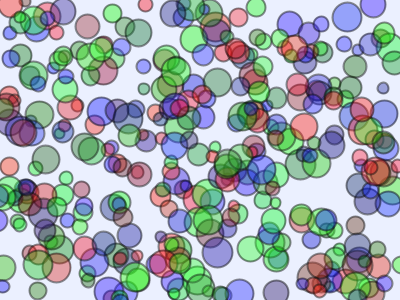
Frame 1 (no input)
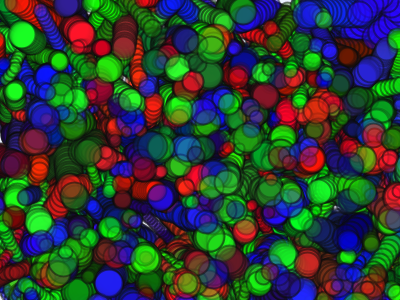
Frame 60 (the mouse pressed at the canvas centre just before this capture)
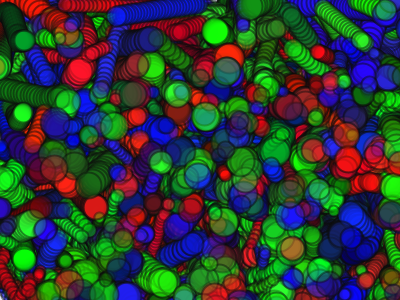
Frame 120 (the mouse held since frame 60 and released just before this capture)

The Processing sketch that drew these frames (run headless with seeded random() and noise(); from frame 60 on, the mouse is pressed at the canvas centre):

// Processing sketch: processing_6821
// ── processing_6821.pde

final int RANDOM = -1;
final int VERT = 1;
final int ROUGE = 0;
final int BLEU= 2;

final int NB_BALLES_MAX = 350;
balle boule[] = new balle[NB_BALLES_MAX];

void setup()
{
  strokeWeight(2);
  stroke(10,120);
  background(235,240,255);
  smooth();
  size(400,300);
  for (int i = 0; i < NB_BALLES_MAX; i++)
    boule[i] = new balle(floor(random(2.99))); 
}

void draw()
{
 
  for(int j = 0; j < NB_BALLES_MAX-1; j++)
    for(int i = j + 1; i < NB_BALLES_MAX; i++)
    {
      collisionBalle(boule[j],boule[i]);
    }
    
  for (int i = 0; i < NB_BALLES_MAX; i++)
    boule[i].updatePos();
}

class balle
{
  float rayon;
  float x, y;
  float velX, velY;
  float r,g,b;
  
  balle derniereBoule, derniereBoule2;

  balle(int col)
  {
    switch (col)
    {
    case 0:
    r = round(random(260) + 95);
    g = round(random(50));
    b = round(random(50));
    break;
    case 1:
    r = round(random(50));
    g = round(random(260) + 95);
    b = round(random(50));
    break;
    case 2:
    r = round(random(50));
    g = round(random(50));
    b = round(random(260) + 95);
    break;
    default:
    r = round(random(255));
    g = round(random(255));
    b = round(random(255));
    break;
    }
    
    x = random(width);
    y = random(height);
    
    velX = random(3) + 2;
    velY = random(3) + 2;
    
    rayon = random(20) + 10;
  }
  
  void updatePos()
  {
    x += velX;
    y += velY;
    
    if (x > width || x < 0)
      velX *= -1;
    if (y > height || y < 0)
      velY *= -1;
      
    if ((x-width) > 20)
      x = random(width);
    else if (x < -20)
      x = random(width);
    if (y-height > (height + 20))
      y = random(height);
    else if (y < -20)
      y = random(height);
    
    fill(r,g,b,100);
    ellipse(x,y,rayon,rayon);
  }
  
  void changeVit()
  {
    velX += (random(2) - 1.5);
    velY += (random(2) - 1.5);
    
    if (velX >= 5)
      velX = 2.5;
    if (velY >= 5)
      velY = 2.5;  
  }
};

void collisionBalle(balle boule1,balle boule2)
{
  float distance;
  float xTmp,yTmp;
  float rayonTmp;
  
  rayonTmp = (boule1.rayon + boule2.rayon)/2;
  xTmp = boule1.x - boule2.x;
  yTmp = boule1.y - boule2.y;
  
  distance = sqrt(pow(xTmp,2) + pow(yTmp,2));
  
  if (rayonTmp > distance)
  {
    if (boule1.derniereBoule != boule2 && boule1.derniereBoule2 != boule2 && boule2.derniereBoule2 != boule1)
    {
      boule1.derniereBoule2 = boule1.derniereBoule;
      boule2.derniereBoule2 = boule2.derniereBoule;
      boule1.derniereBoule = boule2;
      boule2.derniereBoule = boule1;
      
      boule1.changeVit();
      boule2.changeVit();
      
      boule1.velX *= -1;
      boule1.velY *= -1;
      boule2.velX *= -1;
      boule2.velY *= -1;
      

    }
  }
}
